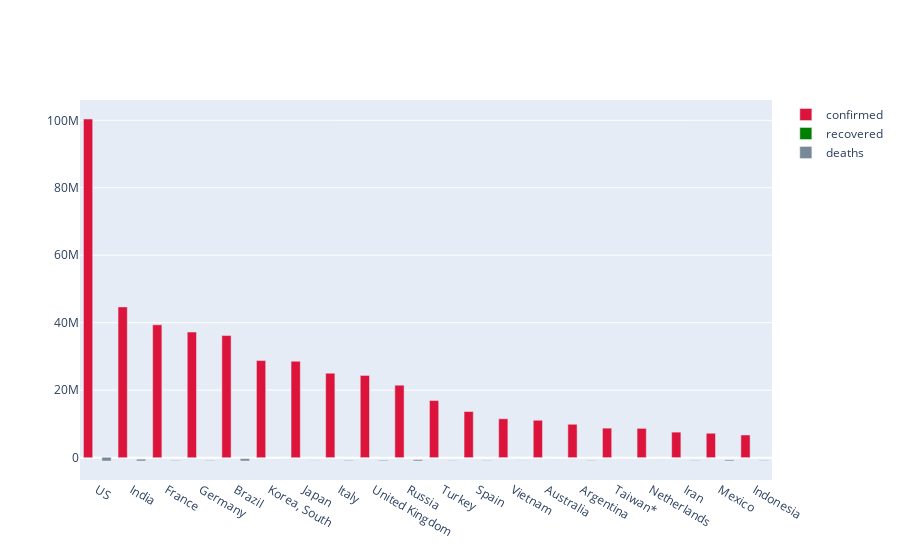

Write notebook code for a chart like this one.
### Code cell
import plotly.graph_objects as go


country= sorted_country_df.country.head(20)
confirmed= sorted_country_df.confirmed.head(20)
deaths= sorted_country_df.deaths.head(20)
recovered= sorted_country_df.recovered.head(20)


fig = go.Figure()
fig.add_trace(go.Bar(x=country, y=confirmed,
                base=0,
                marker_color='crimson',
                name='confirmed'))
fig.add_trace(go.Bar(x=country, y=recovered,
                base=0,
                marker_color='green',
                name='recovered'
                ))
fig.add_trace(go.Bar(x=country, y=deaths,
                base=-1000000,
                marker_color='lightslategrey',
                name='deaths'
                ))


fig.show()

### Figure 1 — Plotly figure (JSON) as saved in the notebook; plotly's stock layout.template omitted (floating-point values rounded to 4 significant figures)
{"data": [{"base": 0, "marker": {"color": "crimson"}, "name": "confirmed", "type": "bar", "x": ["US", "India", "France", "Germany", "Brazil", "Korea, South", "Japan", "Italy", "United Kingdom", "Russia", "Turkey", "Spain", "Vietnam", "Australia", "Argentina", "Taiwan*", "Netherlands", "Iran", "Mexico", "Indonesia"], "y": [100385021, 44678683, 39363485, 37211978, 36190389, 28772196, 28570146, 25021606, 24365623, 21467050, 16919638, 13670037, 11524436, 11080686, 9891139, 8738114, 8675302, 7560852, 7222270, 6716592]}, {"base": 0, "marker": {"color": "green"}, "name": "recovered", "type": "bar", "x": ["US", "India", "France", "Germany", "Brazil", "Korea, South", "Japan", "Italy", "United Kingdom", "Russia", "Turkey", "Spain", "Vietnam", "Australia", "Argentina", "Taiwan*", "Netherlands", "Iran", "Mexico", "Indonesia"], "y": [null, null, null, null, null, null, null, null, null, null, null, null, null, null, null, null, null, null, null, null]}, {"base": -1000000, "marker": {"color": "lightslategrey"}, "name": "deaths", "type": "bar", "x": ["US", "India", "France", "Germany", "Brazil", "Korea, South", "Japan", "Italy", "United Kingdom", "Russia", "Turkey", "Spain", "Vietnam", "Australia", "Argentina", "Taiwan*", "Netherlands", "Iran", "Mexico", "Indonesia"], "y": [1090218, 530696, 162193, 160768, 692969, 31882, 55821, 183936, 213996, 385571, 101203, 116899, 43184, 16940, 130124, 15120, 23675, 144675, 331021, 160551]}], "layout": {}}
